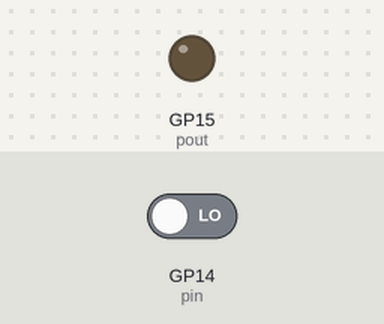
Bench run of a program on a simulated Raspberry Pi Pico running MicroPython. On the bench: output pins drawn as LEDs (lit = HIGH). Inputs (shaded band) come from the test bench; at power-on: GP14 (pin) LOW.

Above: at 1.2 s.
1.3 s: GP14 (pin) driven HIGH
At 2.3 s:
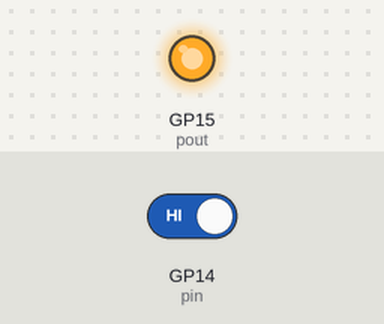
2.8 s: GP14 (pin) driven LOW
At 3.4 s:
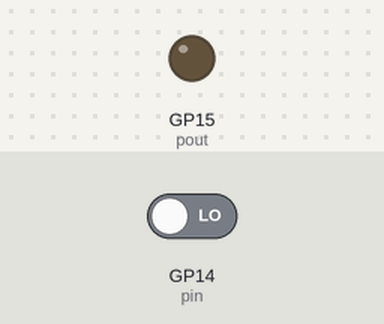
Timing chart, 0 to 5.8 s (numbered marks = the images above; inputs shaded):
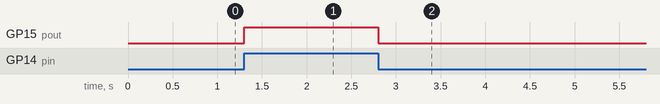

The program:

main.py
```python
from machine import Pin

pin = Pin(14, Pin.IN)
pout = Pin(15, Pin.OUT)

def handler(p):
	pout.value(pin.value())

pin.irq(handler)
```

Measured:
- after the input at 1.3 s, GP15 (pout): LOW → HIGH at once
- after the input at 2.8 s, GP15 (pout): HIGH → LOW at once
